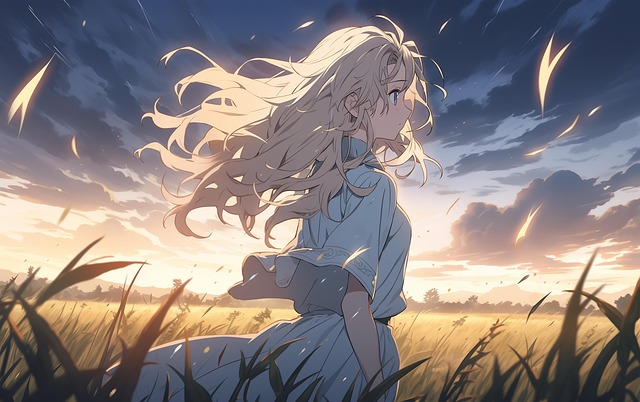
#> input picture imagens/ai-generated-8366447_640.jpg, 640 x 402 px
$ python PI-7.py
#> lines starting #> are read from the running program, lines starting #| are printed output that depends on the picture
### commons.py
from PIL import Image
import numpy as np

# [4 lines left out: function extrairMatrizColorida, not called in this run]

def extrairMatrizCinza(caminhoImagem = "imagens/ai-generated-8366447_640.jpg"):
#> called with caminhoImagem = 'imagens/ai-generated-8366447_640.jpg'
    image = Image.open(caminhoImagem)
#> image is the input picture: PIL image 640x402 RGB; mean R, G, B 138.2, 128.8, 128.5
    image = image.convert("L")  # Convertendo para escala de cinza
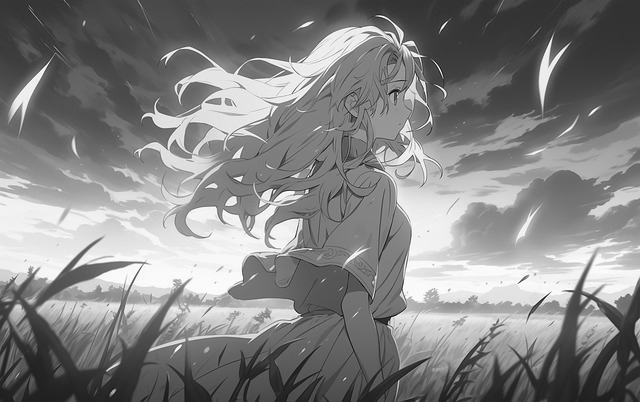
#> image: PIL image 640x402 L; min 4, max 255, mean 131.6
    matriz = np.array(image)
    return matriz

# [10 lines left out: function extrairMatrizBinaria, not called in this run]

def salvarImagem(matrizNova, nomeNovaImagem):
    novaImagem = Image.fromarray(matrizNova)  # Convertendo de volta para imagem
    novaImagem.save(f'imagens/{nomeNovaImagem}')
    novaImagem.show()

### PI-7.py
from commons import extrairMatrizCinza, salvarImagem
import numpy as np

def filtroMedia(matriz, tamanhoJanela=3):
#> called with tamanhoJanela = 3
    linhas = len(matriz)
#> linhas = 402
    colunas = len(matriz[0])
#> colunas = 640
    offset = tamanhoJanela // 2

    matriz = matriz.tolist()
#> matriz = 402 items

    matrizExpandida = [linha[:] for linha in matriz]
#> matrizExpandida = 402 items

    # Tratando as bordas
    for i in range(linhas):
        ultimaColuna = matriz[i][-1]
        for _ in range(offset):
            matrizExpandida[i].append(ultimaColuna)
#> this loop made 402 passes
#> ultimaColuna on passes 1 to 3: 50, 50, 50

    ultimaLinha = matrizExpandida[-1][:]
#> ultimaLinha = 641 values, max 135 at index 416, min 28 at index 275, mean 50.81
    for _ in range(offset):
        matrizExpandida.append(ultimaLinha[:])
#> after the loop, matrizExpandida = 403 items

    matrizNova = [[0 for _ in range(colunas)] for _ in range(linhas)]

    for i in range(linhas):
        for j in range(colunas):
            soma = 0
            cont = 0

            for x in range(-offset, offset+1):
                for y in range(-offset, offset+1):
                    linhaViz = i + x
                    colunaViz = j + y
                    soma += int(matrizExpandida[linhaViz][colunaViz])
                    cont += 1

            matrizNova[i][j] = soma // cont
#> after the loop, matrizNova = 402 items

    return matrizNova

def main():
    matrizCinza = extrairMatrizCinza()

    tamanhoJanela = 3

    matrizFiltrada = filtroMedia(matrizCinza, tamanhoJanela=tamanhoJanela)
#> matrizFiltrada = 402 items

    salvarImagem(np.array(matrizFiltrada, dtype=np.uint8), f"imagem_filtro_media_{tamanhoJanela}x{tamanhoJanela}.png")

if __name__ == "__main__":
    main()
